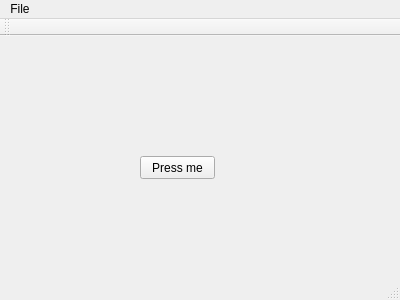
<?xml version="1.0" encoding="UTF-8"?>
<ui version="4.0">
 <class>Updater</class>
 <widget class="QMainWindow" name="Updater">
  <property name="geometry">
   <rect>
    <x>0</x>
    <y>0</y>
    <width>400</width>
    <height>300</height>
   </rect>
  </property>
  <property name="windowTitle">
   <string>Updater</string>
  </property>
  <widget class="QWidget" name="centralWidget">
   <widget class="QPushButton" name="pushButton">
    <property name="geometry">
     <rect>
      <x>140</x>
      <y>120</y>
      <width>75</width>
      <height>23</height>
     </rect>
    </property>
    <property name="text">
     <string>Press me</string>
    </property>
   </widget>
  </widget>
  <widget class="QMenuBar" name="menuBar">
   <property name="geometry">
    <rect>
     <x>0</x>
     <y>0</y>
     <width>400</width>
     <height>21</height>
    </rect>
   </property>
   <widget class="QMenu" name="menuFile">
    <property name="title">
     <string>File</string>
    </property>
    <addaction name="actionGenerate"/>
   </widget>
   <addaction name="menuFile"/>
  </widget>
  <widget class="QToolBar" name="mainToolBar">
   <attribute name="toolBarArea">
    <enum>TopToolBarArea</enum>
   </attribute>
   <attribute name="toolBarBreak">
    <bool>false</bool>
   </attribute>
  </widget>
  <widget class="QStatusBar" name="statusBar"/>
  <action name="actionGenerate">
   <property name="text">
    <string>Generate</string>
   </property>
  </action>
 </widget>
 <layoutdefault spacing="6" margin="11"/>
 <resources/>
 <connections/>
</ui>
